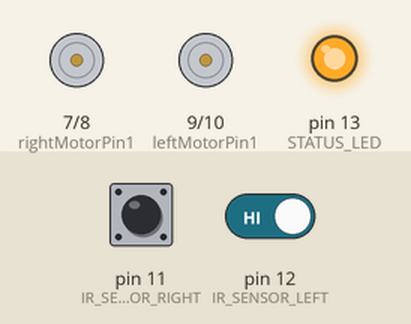
Recording of a sketch running on a simulated Arduino Uno, built with avr-gcc and run on an emulated ATmega328P. Shown: motor-driver pin pairs drawn as motors (green arrow = first pin HIGH = forward, orange = second pin HIGH = backward, longer = more drive, scaled by the enable pin), output pins drawn as LEDs (lit = HIGH). Inputs (shaded band) come from the test bench; at power-on: pin 11 (IR_SENSOR_RIGHT) HIGH, pin 12 (IR_SENSOR_LEFT) HIGH. What the sketch prints to the serial monitor is not drawn.

Above: at 3.2 s.
3.3 s: pin 11 (IR_SENSOR_RIGHT) driven LOW
At 5.2 s:
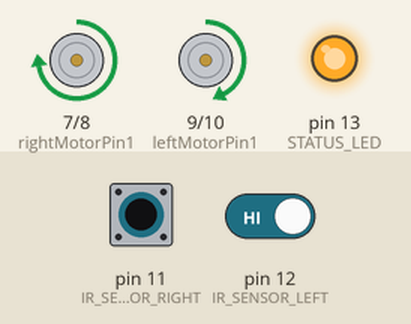
5.5 s: pin 12 (IR_SENSOR_LEFT) driven LOW
At 6.8 s:
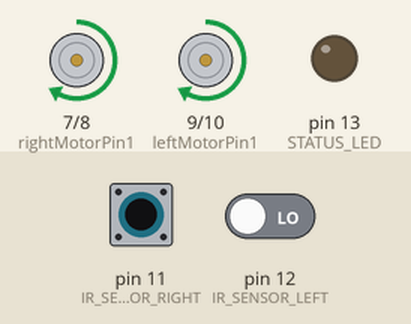
7.1 s: pin 11 (IR_SENSOR_RIGHT) driven HIGH
At 8.3 s:
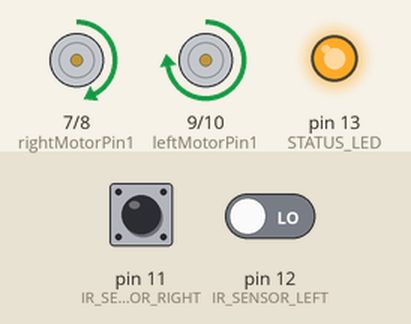
9.3 s: pin 12 (IR_SENSOR_LEFT) driven HIGH
12.3 s: pin 11 (IR_SENSOR_RIGHT) driven LOW
At 12.45 s:
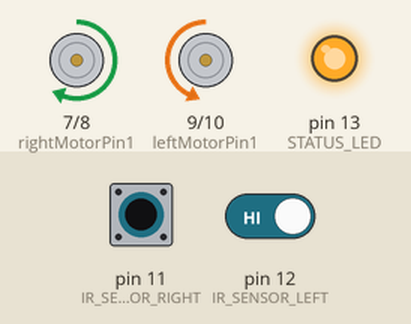
14.2 s: pin 11 (IR_SENSOR_RIGHT) pulsed HIGH 5 times (0.12 s each, 0.3 s apart)
Timing chart, 0 to 17.8 s (numbered marks = the images above; inputs shaded):
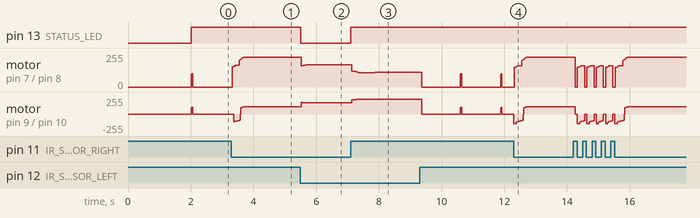

The sketch:

line_following_robot.ino
```cpp
/*
  LINE FOLLOWER ROBOT - PID control with 2 digital IR sensors
  Board : Arduino Uno          Driver : L298N          Motors : 2 x TT gear motor

  PIN MAP (same as your wiring diagram)
    IR sensor LEFT  OUT -> D12        IR sensor RIGHT OUT -> D11
    RIGHT motor : ENA/EN = D6 (PWM), IN1 = D7, IN2 = D8
    LEFT  motor : ENB/EN = D5 (PWM), IN3 = D9, IN4 = D10
    D13 = on-board LED (lights when a sensor sees the black line)
*/

// ---------------- PINS ----------------
const byte IR_SENSOR_RIGHT = 11;
const byte IR_SENSOR_LEFT  = 12;

const byte enableRightMotor = 6;
const byte rightMotorPin1   = 7;
const byte rightMotorPin2   = 8;

const byte enableLeftMotor  = 5;
const byte leftMotorPin1    = 9;
const byte leftMotorPin2    = 10;

const byte STATUS_LED       = 13;

// ---------------- SWITCHES YOU CAN CHANGE ----------------
const bool LINE_IS_HIGH       = true;   // true: sensor output is HIGH over the black line
const bool SWAP_SENSORS       = false;  // true: if the robot turns AWAY from the line
const bool INVERT_LEFT_MOTOR  = false;  // true: if the left wheel spins backwards
const bool INVERT_RIGHT_MOTOR = false;  // true: if the right wheel spins backwards
const bool STOP_ON_BOTH       = true;   // stop when both sensors see black (finish line / lifted)

const bool SENSOR_TEST_MODE   = false;  // true: motors OFF, prints sensor states (for calibration)
const bool MOTOR_TEST_AT_START= false;  // true: spins each wheel forward once at start-up
const bool DEBUG_PRINT        = false;  // true: prints error/correction to Serial Monitor

// ---------------- SPEED SETTINGS (percent) ----------------
const int BASE_SPEED   = 55;   // normal forward speed, 0-100. Start low, raise later.
const int MAX_REVERSE  = 40;   // the inner wheel may reverse up to this much in sharp turns
const int MOTOR_BALANCE = 0;   // + makes LEFT motor faster, - makes RIGHT motor faster
                               // (use it if the robot drifts on a straight line)

// TT motors do not turn at very low PWM, so every non-zero speed is lifted above MIN_PWM.
const int MIN_PWM = 90;        // lowest PWM at which your wheels actually turn
const int MAX_PWM = 230;       // highest PWM used (protects TT motors)

// ---------------- PID GAINS (tune these) ----------------
float Kp = 24.0;   // steering strength when a sensor sees the line
float Ki = 0.35;   // extra steering the longer the line stays on one side
float Kd = 18.0;   // brakes the swing when the line returns to the middle

const float I_MAX     = 50.0;  // limit of the accumulated error
const float I_RELEASE = 0.80;  // how fast the accumulated error is released at the centre
const float D_DECAY   = 0.90;  // how fast the derivative kick fades

// ---------------- TIMING ----------------
// The PWM speed-up in setup() makes Timer0 run 8x faster, so micros() and delay()
// run 8x too fast. T0 corrects for it. Do not use plain delay() in this sketch.
const unsigned long T0       = 8UL;
const unsigned long STEP_US  = 5000UL * T0;  // one control step = 5 ms of real time
const byte DEBOUNCE_STEPS    = 2;            // sensor must be stable for 2 steps (10 ms)
const byte BOTH_STOP_STEPS   = 12;           // both black for 60 ms before stopping
const byte RAMP_STEPS        = 80;           // 400 ms soft start (protects the supply)

// ---------------- STATE ----------------
unsigned long lastStep = 0;
bool  leftState = false, rightState = false;
byte  leftCount = 0,  rightCount = 0;
byte  bothSteps = 0;
byte  rampSteps = 0;
int   lastError = 0;
float integral  = 0;
float dTerm     = 0;
byte  printCount = 0;

void realDelay(unsigned long ms) { delay(ms * T0); }

bool isBlack(byte pin) {
  int v = digitalRead(pin);
  return LINE_IS_HIGH ? (v == HIGH) : (v == LOW);
}

// a sensor value is accepted only after it stays the same for DEBOUNCE_STEPS steps
void debounce(bool raw, bool &state, byte &count) {
  if (raw == state) { count = 0; }
  else if (++count >= DEBOUNCE_STEPS) { state = raw; count = 0; }
}

int pctToPwm(int pct) {
  if (pct == 0) return 0;
  int mag = abs(pct);
  if (mag > 100) mag = 100;
  return MIN_PWM + (int)((long)(MAX_PWM - MIN_PWM) * mag / 100);
}

void driveMotor(byte en, byte in1, byte in2, int pct, bool invert) {
  if (abs(pct) < 2) pct = 0;
  if (invert) pct = -pct;
  if (pct > 0)      { digitalWrite(in1, HIGH); digitalWrite(in2, LOW);  }
  else if (pct < 0) { digitalWrite(in1, LOW);  digitalWrite(in2, HIGH); }
  else              { digitalWrite(in1, LOW);  digitalWrite(in2, LOW);  }
  analogWrite(en, pctToPwm(pct));
}

void setMotors(int leftPct, int rightPct) {
  driveMotor(enableLeftMotor,  leftMotorPin1,  leftMotorPin2,  leftPct,  INVERT_LEFT_MOTOR);
  driveMotor(enableRightMotor, rightMotorPin1, rightMotorPin2, rightPct, INVERT_RIGHT_MOTOR);
}

void stopMotors() { setMotors(0, 0); }

void resetController() {
  integral = 0; dTerm = 0; lastError = 0; rampSteps = 0;
}

void setup() {
  // faster PWM on pins 5 and 6 (7.8 kHz) so TT motors run smoothly at low speed
  TCCR0B = (TCCR0B & B11111000) | B00000010;

  pinMode(enableRightMotor, OUTPUT);
  pinMode(rightMotorPin1, OUTPUT);
  pinMode(rightMotorPin2, OUTPUT);
  pinMode(enableLeftMotor, OUTPUT);
  pinMode(leftMotorPin1, OUTPUT);
  pinMode(leftMotorPin2, OUTPUT);
  pinMode(IR_SENSOR_RIGHT, INPUT);
  pinMode(IR_SENSOR_LEFT, INPUT);
  pinMode(STATUS_LED, OUTPUT);

  Serial.begin(9600);
  stopMotors();
  Serial.println(F("BOOT"));

  if (MOTOR_TEST_AT_START && !SENSOR_TEST_MODE) {
    realDelay(2000);
    setMotors(50, 0);  realDelay(800);   // LEFT wheel forward
    stopMotors();      realDelay(500);
    setMotors(0, 50);  realDelay(800);   // RIGHT wheel forward
    stopMotors();
  }
  realDelay(2000);                        // time to put the robot on the track
  lastStep = micros();
}

void loop() {
  unsigned long now = micros();
  if (now - lastStep < STEP_US) return;   // run exactly one control step every 5 ms
  lastStep = now;

  // ---- 1. read and clean the sensors ----
  bool rawL = isBlack(SWAP_SENSORS ? IR_SENSOR_RIGHT : IR_SENSOR_LEFT);
  bool rawR = isBlack(SWAP_SENSORS ? IR_SENSOR_LEFT  : IR_SENSOR_RIGHT);
  debounce(rawL, leftState,  leftCount);
  debounce(rawR, rightState, rightCount);
  bool leftBlack = leftState, rightBlack = rightState;
  digitalWrite(STATUS_LED, (leftBlack || rightBlack) ? HIGH : LOW);

  if (SENSOR_TEST_MODE) {
    stopMotors();
    if (++printCount >= 20) {
      printCount = 0;
      Serial.print(F("LEFT: "));  Serial.print(leftBlack ? F("BLACK") : F("white"));
      Serial.print(F("   RIGHT: ")); Serial.println(rightBlack ? F("BLACK") : F("white"));
    }
    return;
  }

  // ---- 2. work out the error: -1 line on left, 0 centred, +1 line on right ----
  int error;
  if (leftBlack && rightBlack) {
    bothSteps++;
    if (STOP_ON_BOTH && bothSteps >= BOTH_STOP_STEPS) {   // really both black: stop
      stopMotors();
      resetController();
      return;
    }
    error = STOP_ON_BOTH ? lastError : 0;   // short overlap: keep the last decision
  } else {
    bothSteps = 0;
    error = rightBlack ? 1 : (leftBlack ? -1 : 0);
  }

  // ---- 3. PID ----
  if (error == 0) {
    integral *= I_RELEASE;                             // line is centred: release
  } else {
    if ((error > 0 && integral < 0) || (error < 0 && integral > 0)) integral = 0;
    integral += error;                                 // stays on one side: build up
    if (integral >  I_MAX) integral =  I_MAX;
    if (integral < -I_MAX) integral = -I_MAX;
  }
  dTerm = dTerm * D_DECAY + (float)(error - lastError);
  lastError = error;

  float correction = Kp * error + Ki * integral + Kd * dTerm;

  // ---- 4. soft start, then motor speeds ----
  if (rampSteps < RAMP_STEPS) rampSteps++;
  float base = (float)BASE_SPEED * rampSteps / RAMP_STEPS;

  float l = base + correction + MOTOR_BALANCE;   // + correction = turn right
  float r = base - correction - MOTOR_BALANCE;
  int leftPct  = (int)(l >= 0 ? l + 0.5 : l - 0.5);
  int rightPct = (int)(r >= 0 ? r + 0.5 : r - 0.5);
  leftPct  = constrain(leftPct,  -MAX_REVERSE, 100);
  rightPct = constrain(rightPct, -MAX_REVERSE, 100);
  setMotors(leftPct, rightPct);

  if (DEBUG_PRINT && ++printCount >= 20) {
    printCount = 0;
    Serial.print(F("err ")); Serial.print(error);
    Serial.print(F("  corr ")); Serial.print(correction);
    Serial.print(F("  L ")); Serial.print(leftPct);
    Serial.print(F("  R ")); Serial.println(rightPct);
  }
}
```

Measured:
- after the input at 5.5 s, pin 13 (STATUS_LED): HIGH → LOW at once; motor on pin 7 (rightMotorPin1) / pin 8 (rightMotorPin2): forward 225/255 → forward 167/255 at once; motor on pin 9 (leftMotorPin1) / pin 10 (leftMotorPin2): forward 109/255 → forward 167/255 at once
- after the input at 7.1 s, pin 13 (STATUS_LED): LOW → HIGH at once
